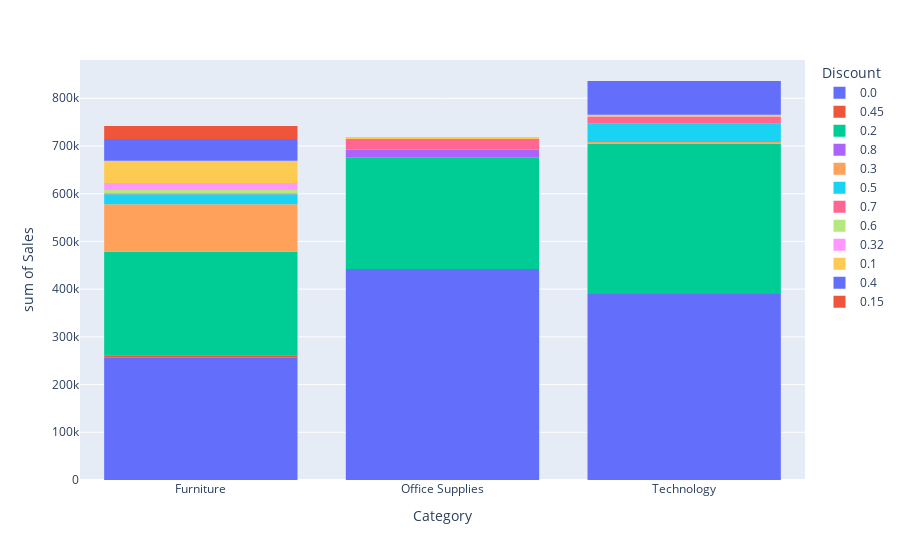

Notebook code cell kept with this figure:
### Markdown cell above
Technology made way more profit than others in all the regions, followed by Office supplies.

### Code cell
fig=px.histogram(data,x='Category',y='Sales',color='Discount')
fig.show()

### Figure 1 — Plotly figure (JSON) as saved in the notebook; plotly's stock layout.template omitted (floating-point values rounded to 4 significant figures; data arrays with more than 128 entries replaced by an {"elided": "..."} marker saying what was removed)
{"data": [{"alignmentgroup": "True", "bingroup": "x", "histfunc": "sum", "hovertemplate": "Discount=0.0<br>Category=%{x}<br>sum of Sales=%{y}<extra></extra>", "legendgroup": "0.0", "marker": {"color": "#636efa", "pattern": {"shape": ""}}, "name": "0.0", "offsetgroup": "0.0", "orientation": "v", "showlegend": true, "type": "histogram", "x": {"elided": "4798 str values"}, "xaxis": "x", "y": {"elided": "4798 float values"}, "yaxis": "y"}, {"alignmentgroup": "True", "bingroup": "x", "histfunc": "sum", "hovertemplate": "Discount=0.45<br>Category=%{x}<br>sum of Sales=%{y}<extra></extra>", "legendgroup": "0.45", "marker": {"color": "#EF553B", "pattern": {"shape": ""}}, "name": "0.45", "offsetgroup": "0.45", "orientation": "v", "showlegend": true, "type": "histogram", "x": ["Furniture", "Furniture", "Furniture", "Furniture", "Furniture", "Furniture", "Furniture", "Furniture", "Furniture", "Furniture", "Furniture"], "xaxis": "x", "y": [957.6, 233.9, 620.6, 375.5, 383.4, 174.1, 331.0, 721.9, 562.3, 191.5, 933.3], "yaxis": "y"}, {"alignmentgroup": "True", "bingroup": "x", "histfunc": "sum", "hovertemplate": "Discount=0.2<br>Category=%{x}<br>sum of Sales=%{y}<extra></extra>", "legendgroup": "0.2", "marker": {"color": "#00cc96", "pattern": {"shape": ""}}, "name": "0.2", "offsetgroup": "0.2", "orientation": "v", "showlegend": true, "type": "histogram", "x": {"elided": "3657 str values"}, "xaxis": "x", "y": {"elided": "3657 float values"}, "yaxis": "y"}, {"alignmentgroup": "True", "bingroup": "x", "histfunc": "sum", "hovertemplate": "Discount=0.8<br>Category=%{x}<br>sum of Sales=%{y}<extra></extra>", "legendgroup": "0.8", "marker": {"color": "#ab63fa", "pattern": {"shape": ""}}, "name": "0.8", "offsetgroup": "0.8", "orientation": "v", "showlegend": true, "type": "histogram", "x": {"elided": "300 str values"}, "xaxis": "x", "y": {"elided": "300 float values"}, "yaxis": "y"}, {"alignmentgroup": "True", "bingroup": "x", "histfunc": "sum", "hovertemplate": "Discount=0.3<br>Category=%{x}<br>sum of Sales=%{y}<extra></extra>", "legendgroup": "0.3", "marker": {"color": "#FFA15A", "pattern": {"shape": ""}}, "name": "0.3", "offsetgroup": "0.3", "orientation": "v", "showlegend": true, "type": "histogram", "x": {"elided": "227 str values"}, "xaxis": "x", "y": {"elided": "227 float values"}, "yaxis": "y"}, {"alignmentgroup": "True", "bingroup": "x", "histfunc": "sum", "hovertemplate": "Discount=0.5<br>Category=%{x}<br>sum of Sales=%{y}<extra></extra>", "legendgroup": "0.5", "marker": {"color": "#19d3f3", "pattern": {"shape": ""}}, "name": "0.5", "offsetgroup": "0.5", "orientation": "v", "showlegend": true, "type": "histogram", "x": ["Furniture", "Furniture", "Furniture", "Furniture", "Furniture", "Furniture", "Furniture", "Furniture", "Furniture", "Technology", "Furniture", "Technology", "Furniture", "Technology", "Furniture", "Furniture", "Furniture", "Furniture", "Furniture", "Furniture", "Furniture", "Technology", "Technology", "Technology", "Furniture", "Furniture", "Furniture", "Furniture", "Furniture", "Technology", "Furniture", "Furniture", "Furniture", "Furniture", "Furniture", "Furniture", "Furniture", "Furniture", "Furniture", "Technology", "Furniture", "Furniture", "Furniture", "Furniture", "Furniture", "Furniture", "Furniture", "Furniture", "Furniture", "Technology", "Furniture", "Furniture", "Technology", "Furniture", "Furniture", "Furniture", "Furniture", "Furniture", "Technology", "Furniture", "Furniture", "Furniture", "Furniture", "Furniture", "Furniture", "Technology"], "xaxis": "x", "y": [3083.0, 617.7, 218.8, 452.4, 177.2, 86.97, 219.1, 1273.0, 108.9, 8000.0, 35.49, 265.5, 393.2, 695.7, 652.5, 66.64, 393.2, 765.6, 727.5, 146.0, 601.5, 821.3, 22640.0, 695.7, 275.5, 796.4, 481.0, 352.4, 801.6, 2625.0, 177.2, 163.9, 268.9, 364.9, 91.28, 215.0, 456.0, 377.4, 355.5, 32.98, 87.21, 522.0, 300.0, 61.96, 564.2, 386.9, 35.45, 182.6, 302.4, 649, 292.1, 350.0, 1300.0, 277.5, 69.38, 177.5, 131.0, 626.1, 120, 146.0, 73.92, 482.9, 301.5, 301.5, 116.0, 91.47], "yaxis": "y"}, {"alignmentgroup": "True", "bingroup": "x", "histfunc": "sum", "hovertemplate": "Discount=0.7<br>Category=%{x}<br>sum of Sales=%{y}<extra></extra>", "legendgroup": "0.7", "marker": {"color": "#FF6692", "pattern": {"shape": ""}}, "name": "0.7", "offsetgroup": "0.7", "orientation": "v", "showlegend": true, "type": "histogram", "x": {"elided": "418 str values"}, "xaxis": "x", "y": {"elided": "418 float values"}, "yaxis": "y"}, {"alignmentgroup": "True", "bingroup": "x", "histfunc": "sum", "hovertemplate": "Discount=0.6<br>Category=%{x}<br>sum of Sales=%{y}<extra></extra>", "legendgroup": "0.6", "marker": {"color": "#B6E880", "pattern": {"shape": ""}}, "name": "0.6", "offsetgroup": "0.6", "orientation": "v", "showlegend": true, "type": "histogram", "x": {"elided": "138 str values"}, "xaxis": "x", "y": {"elided": "138 float values"}, "yaxis": "y"}, {"alignmentgroup": "True", "bingroup": "x", "histfunc": "sum", "hovertemplate": "Discount=0.32<br>Category=%{x}<br>sum of Sales=%{y}<extra></extra>", "legendgroup": "0.32", "marker": {"color": "#FF97FF", "pattern": {"shape": ""}}, "name": "0.32", "offsetgroup": "0.32", "orientation": "v", "showlegend": true, "type": "histogram", "x": ["Furniture", "Furniture", "Furniture", "Furniture", "Furniture", "Furniture", "Furniture", "Furniture", "Furniture", "Furniture", "Furniture", "Furniture", "Furniture", "Furniture", "Furniture", "Furniture", "Furniture", "Furniture", "Furniture", "Furniture", "Furniture", "Furniture", "Furniture", "Furniture", "Furniture", "Furniture", "Furniture"], "xaxis": "x", "y": [532.4, 2396.0, 205.3, 78.85, 956.7, 300.5, 327.7, 220.3, 193.1, 241.3, 156.4, 956.7, 246.1, 623.5, 1352.0, 328.4, 67.99, 206.0, 89.07, 1228.0, 781.9, 204.7, 369.2, 410.0, 614.0, 1023.0, 383.5], "yaxis": "y"}, {"alignmentgroup": "True", "bingroup": "x", "histfunc": "sum", "hovertemplate": "Discount=0.1<br>Category=%{x}<br>sum of Sales=%{y}<extra></extra>", "legendgroup": "0.1", "marker": {"color": "#FECB52", "pattern": {"shape": ""}}, "name": "0.1", "offsetgroup": "0.1", "orientation": "v", "showlegend": true, "type": "histogram", "x": ["Furniture", "Furniture", "Furniture", "Furniture", "Office Supplies", "Furniture", "Furniture", "Technology", "Furniture", "Office Supplies", "Furniture", "Furniture", "Furniture", "Furniture", "Furniture", "Furniture", "Furniture", "Furniture", "Office Supplies", "Furniture", "Furniture", "Technology", "Furniture", "Furniture", "Furniture", "Furniture", "Furniture", "Furniture", "Office Supplies", "Office Supplies", "Furniture", "Furniture", "Furniture", "Furniture", "Furniture", "Furniture", "Furniture", "Office Supplies", "Furniture", "Furniture", "Office Supplies", "Furniture", "Furniture", "Furniture", "Office Supplies", "Furniture", "Furniture", "Furniture", "Furniture", "Furniture", "Furniture", "Furniture", "Furniture", "Furniture", "Furniture", "Furniture", "Office Supplies", "Furniture", "Furniture", "Furniture", "Furniture", "Furniture", "Office Supplies", "Furniture", "Furniture", "Furniture", "Furniture", "Furniture", "Furniture", "Office Supplies", "Office Supplies", "Furniture", "Furniture", "Furniture", "Furniture", "Furniture", "Furniture", "Office Supplies", "Furniture", "Furniture", "Furniture", "Office Supplies", "Office Supplies", "Furniture", "Office Supplies", "Furniture", "Furniture", "Furniture", "Furniture", "Furniture", "Furniture", "Furniture", "Furniture", "Furniture"], "xaxis": "x", "y": [319.4, 135.9, 488.6, 207.8, 555.2, 542.6, 1243.0, 3060.0, 599.3, 644.1, 1142.0, 408.0, 977.3, 1931.0, 383.6, 462.6, 1282.0, 442.8, 167.3, 366.8, 858.2, 351.0, 191.6, 271.8, 364.4, 361.8, 384.2, 271.8, 61.93, 87.44, 172.8, 887.1, 69.26, 631.8, 408.0, 145.8, 434.6, 283.1, 658.7, 63.88, 167.5, 1317.0, 664.1, 127.8, 29.4, 1449.0, 90.8, 181.8, 199.8, 109.8, 272.6, 80.99, 2888.0, 2254.0, 328.0, 767.2, 247.7, 221.4, 589.4, 327.6, 1523.0, 253.8, 376.7, 205.2, 245.6, 145.8, 192.2, 866.6, 127.8, 850.5, 186.7, 207.8, 90.88, 577.8, 2563.0, 164.6, 172.8, 207.1, 271.8, 117.9, 2621.0, 65.52, 269.9, 102.6, 123.9, 163.8, 631.8, 3785.0, 128.1, 427.6, 589.4, 579.5, 326.6, 573.2], "yaxis": "y"}, {"alignmentgroup": "True", "bingroup": "x", "histfunc": "sum", "hovertemplate": "Discount=0.4<br>Category=%{x}<br>sum of Sales=%{y}<extra></extra>", "legendgroup": "0.4", "marker": {"color": "#636efa", "pattern": {"shape": ""}}, "name": "0.4", "offsetgroup": "0.4", "orientation": "v", "showlegend": true, "type": "histogram", "x": {"elided": "206 str values"}, "xaxis": "x", "y": {"elided": "206 float values"}, "yaxis": "y"}, {"alignmentgroup": "True", "bingroup": "x", "histfunc": "sum", "hovertemplate": "Discount=0.15<br>Category=%{x}<br>sum of Sales=%{y}<extra></extra>", "legendgroup": "0.15", "marker": {"color": "#EF553B", "pattern": {"shape": ""}}, "name": "0.15", "offsetgroup": "0.15", "orientation": "v", "showlegend": true, "type": "histogram", "x": ["Furniture", "Furniture", "Furniture", "Furniture", "Furniture", "Furniture", "Furniture", "Furniture", "Furniture", "Furniture", "Furniture", "Furniture", "Furniture", "Furniture", "Furniture", "Furniture", "Furniture", "Furniture", "Furniture", "Furniture", "Furniture", "Furniture", "Furniture", "Furniture", "Furniture", "Furniture", "Furniture", "Furniture", "Furniture", "Furniture", "Furniture", "Furniture", "Furniture", "Furniture", "Furniture", "Furniture", "Furniture", "Furniture", "Furniture", "Furniture", "Furniture", "Furniture", "Furniture", "Furniture", "Furniture", "Furniture", "Furniture", "Furniture", "Furniture", "Furniture", "Furniture", "Furniture"], "xaxis": "x", "y": [1337.0, 222.7, 514.2, 119.8, 255.0, 204.0, 290.7, 307.7, 411.3, 293.2, 425.8, 1553.0, 102.8, 425.0, 195.5, 308.5, 120.7, 436.0, 290.7, 617.0, 257.5, 556.7, 482.7, 1279.0, 917.9, 586.4, 334.0, 359.5, 556.7, 599.2, 411.3, 1194.0, 239.7, 205.7, 1198.0, 239.7, 148.3, 273.7, 510.0, 1498.0, 205.7, 436.0, 307.7, 512.5, 120.7, 306.0, 359.5, 345.0, 119.8, 477.7, 3407.0, 683.3], "yaxis": "y"}], "layout": {"barmode": "relative", "legend": {"title": {"text": "Discount"}, "tracegroupgap": 0}, "margin": {"t": 60}, "xaxis": {"anchor": "y", "domain": [0, 1], "title": {"text": "Category"}}, "yaxis": {"anchor": "x", "domain": [0, 1], "title": {"text": "sum of Sales"}}}}
